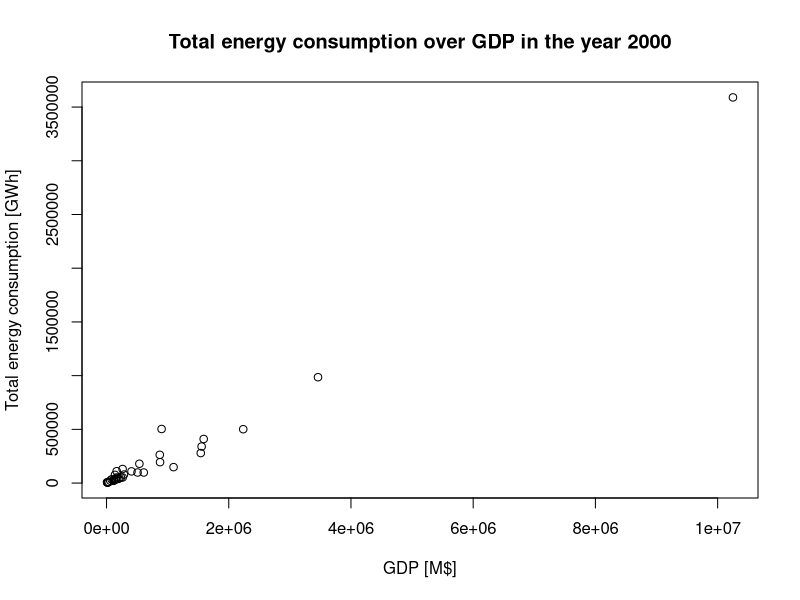
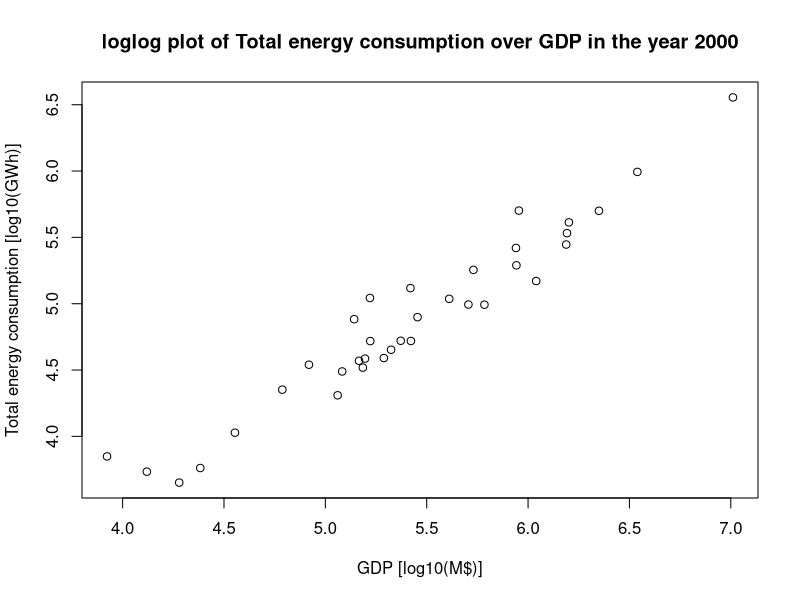
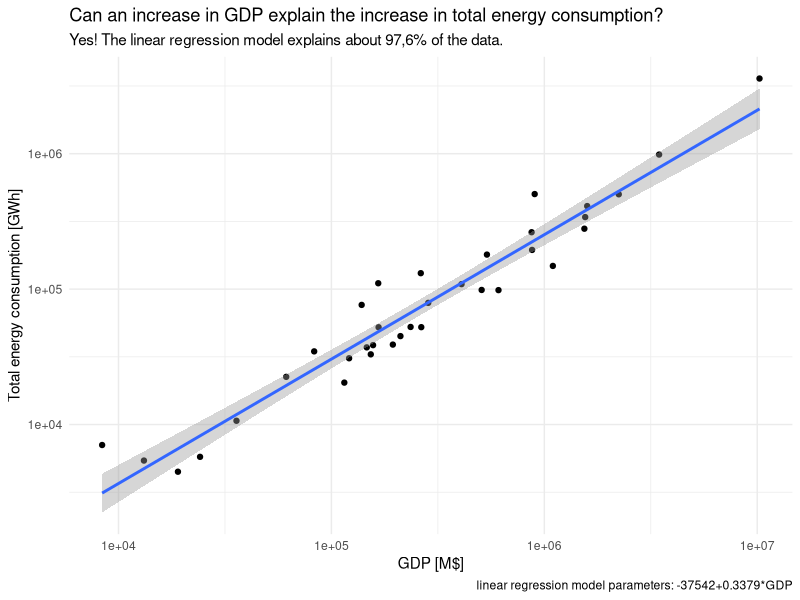

Here is the R script that generated these plots, in order:
## ---- chunk 1
knitr::opts_chunk$set(echo = TRUE)
## ---- chunk 2
data = read.csv("ELCONS_GDP.csv")
head(data)
## ---- chunk 3
summary(data)
## ---- chunk 4
#define plot labels
xlabel="GDP [M$]"
ylabel="Total energy consumption [GWh]"
xloglabel="GDP [log10(M$)]"
yloglabel="Total energy consumption [log10(GWh)]"


## ---- chunk 5
plot(data$GDP, data$TOTALCONS,
     main="Total energy consumption over GDP in the year 2000",
     xlab=xlabel,
     ylab=ylabel)
## ---- chunk 6
plot(log10(data$GDP), log10(data$TOTALCONS),
     main="loglog plot of Total energy consumption over GDP in the year 2000",
     xlab=xloglabel,
     ylab=yloglabel)
## ---- chunk 7
ols = lm(
         TOTALCONS ~ GDP,
         data = data
)
summary(ols)
ols$coefficients
## ---- chunk 8
summary(ols)
## ---- chunk 9
#install.packages("dplyr")
library(dplyr)
#install.packages("ggplot2")
library(ggplot2)
## ---- chunk 10

data %>% ggplot(mapping = aes(x = GDP, y = TOTALCONS)) +
  theme_minimal() +
  geom_point() +
  #geom_smooth(method = "lm", se = FALSE) + #no standard error plotted
  geom_smooth(method = "lm") +
  labs(x=xlabel, y=ylabel,
       title="Can an increase in GDP explain the increase in total energy consumption?",
       subtitles="Yes! The linear regression model explains about 97,6% of the data.",
       caption="linear regression model parameters: -37542+0.3379*GDP") +
  scale_x_continuous(trans='log10') +
  scale_y_continuous(trans='log10')


## ---- chunk 11
mdl2 = lm(
         log(TOTALCONS) ~ log(GDP),
         data = data
)
summary(mdl2)
## ---- chunk 12
mdl2$coefficients
